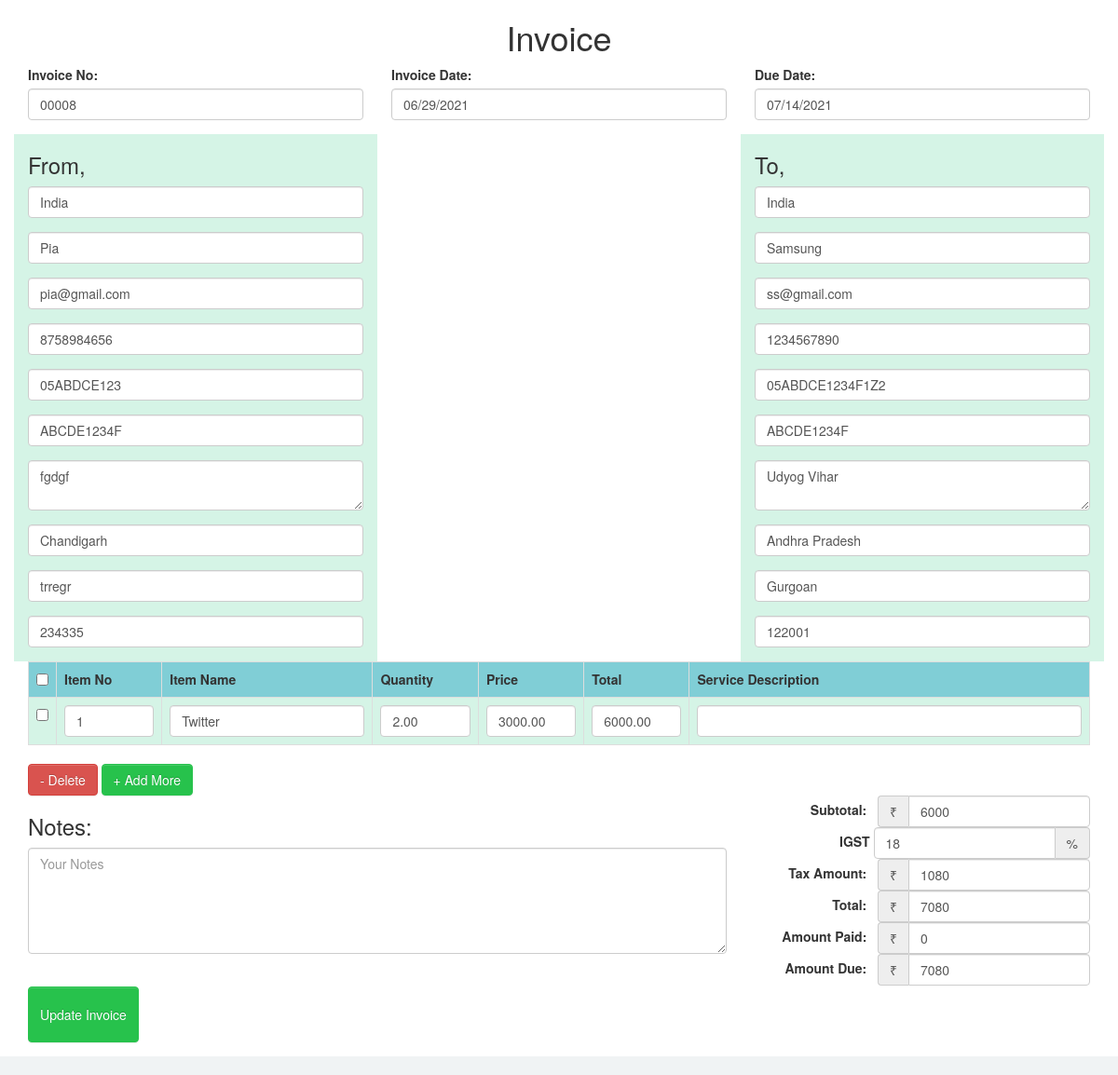
The app's page /edit_invoice.php?update_id=8 (signed in) with its own data.
### tables this page shows
CREATE TABLE `invoice_details` (
  `order_id` int(11) NOT NULL,
  `user_id` int(11) NOT NULL,
  `invoice_no` text NOT NULL,
  `invoice_date` text NOT NULL,
  `due_date` text NOT NULL,
  `user_address` int(11) NOT NULL DEFAULT 0,
  `client_address` int(11) NOT NULL DEFAULT 0,
  `order_total_before_tax` decimal(10,0) NOT NULL,
  `order_total_tax` decimal(10,0) NOT NULL,
  `order_tax_per` varchar(250) NOT NULL,
  `order_total_after_tax` double NOT NULL,
  `order_amount_paid` double NOT NULL,
  `order_total_amount_due` double NOT NULL,
  `gst` varchar(50) NOT NULL,
  `invoice_insert` int(11) NOT NULL,
  `invoice_update` int(11) NOT NULL,
  `condition_desc` varchar(250) NOT NULL,
  `note_name` varchar(250) NOT NULL,
  `note` varchar(250) NOT NULL,
  `add_more` text NOT NULL
);

CREATE TABLE `invoice_user_details` (
  `order_id` int(11) NOT NULL,
  `user_id` int(11) NOT NULL,
  `country` varchar(20) NOT NULL,
  `user` varchar(50) NOT NULL,
  `email` varchar(100) NOT NULL,
  `mobile` bigint(20) NOT NULL,
  `gstin` varchar(10) NOT NULL,
  `pan_no` text NOT NULL,
  `street_address` text NOT NULL,
  `gst_state` text NOT NULL,
  `city` text NOT NULL,
  `zip_code` int(10) NOT NULL,
  `user_insert` int(11) NOT NULL,
  `user_update` int(11) NOT NULL
);

CREATE TABLE `invoice_client_details` (
  `order_id` int(11) NOT NULL,
  `user_id` int(11) NOT NULL,
  `order_date` timestamp NOT NULL DEFAULT current_timestamp(),
  `client_country` text NOT NULL,
  `client_name` varchar(250) NOT NULL,
  `client_email` varchar(50) NOT NULL,
  `client_mobile` int(10) NOT NULL,
  `client_gstin` varchar(20) NOT NULL,
  `client_pan_no` varchar(20) NOT NULL,
  `client_street_address` text NOT NULL,
  `client_state` text NOT NULL,
  `client_city` text NOT NULL,
  `client_zip_code` int(10) NOT NULL,
  `invoice_id` int(11) NOT NULL DEFAULT 0,
  `client_insert` int(11) NOT NULL,
  `client_update` int(11) NOT NULL
);

CREATE TABLE `invoice_service_details` (
  `order_item_id` int(11) NOT NULL,
  `order_id` int(11) NOT NULL,
  `user_id` int(11) NOT NULL,
  `item_code` varchar(250) NOT NULL,
  `item_name` varchar(250) NOT NULL,
  `order_item_quantity` decimal(10,2) NOT NULL,
  `order_item_price` decimal(10,2) NOT NULL,
  `order_item_final_amount` decimal(10,2) NOT NULL,
  `service_description` text NOT NULL,
  `service_insert` int(11) NOT NULL,
  `service_update` int(11) NOT NULL
);

### Invoice.php (called while the page is built, shortened)
<?php
class Invoice{
	private $host  = 'localhost';
    private $user  = 'root';
    private $password   = "";
    private $database  = "my_invoice";
	private $invoiceUserTable = 'invoice_user_details';
    private $invoiceClientTable = 'invoice_client_details';
	private $invoiceServiceTable = 'invoice_service_details';
	private $invoiceDetailsTable = 'invoice_details';
	private $dbConnect = false;
    public function __construct(){
        if(!$this->dbConnect){
            $conn = new mysqli($this->host, $this->user, $this->password, $this->database);
            if($conn->connect_error){
                die("Error failed to connect to MySQL: " . $conn->connect_error);
            }else{
                $this->dbConnect = $conn;
            }
        }
    }
	private function getData($sqlQuery) {
		$result = mysqli_query($this->dbConnect, $sqlQuery);
		$data= array();
		while ($row = mysqli_fetch_array($result, MYSQLI_ASSOC)) {
			$data[]=$row;
		}
		return $data;
	}
		public function getInvoice($invoiceId){
		$sqlQuery = "
			SELECT * FROM ".$this->invoiceDetailsTable."
			WHERE order_id = '$invoiceId'" ;
		$result = mysqli_query($this->dbConnect, $sqlQuery);
		$row = mysqli_fetch_array($result, MYSQLI_ASSOC);
		return $row;
	}
	public function getInvoiceUser($invoiceId){
		 $sqlQuery = "
			SELECT * FROM ".$this->invoiceUserTable."
			WHERE order_id = '$invoiceId'";
		return  $this->getData($sqlQuery);
	}
	public function getInvoiceItems($invoiceId){
		 $sqlQuery = "
			SELECT * FROM ".$this->invoiceServiceTable."
			WHERE order_id = '$invoiceId'";
		return  $this->getData($sqlQuery);
	}
	public function getInvoiceDetails($invoiceId){
		$sqlQuery = "
			SELECT * FROM ".$this->invoiceClientTable."
			WHERE order_id = '$invoiceId'";
		return  $this->getData($sqlQuery);
	}
}

### edit_invoice.php (the view, shortened to what this page needs)
<?php
include('header.php');
include 'Invoice.php';
$invoice = new Invoice();
$invoice->checkLoggedIn();
if(!empty($_GET['update_id']) && $_GET['update_id']) {
	$invoiceValues = $invoice->getInvoice($_GET['update_id']);
	$invoiceUser = $invoice->getInvoiceUser($invoiceValues['user_address']);
	$invoiceItems = $invoice->getInvoiceItems($_GET['update_id']);
	$invoiceClient = $invoice->getInvoiceDetails($invoiceValues['client_address']);
}
?>
<link href="css/style.css" rel="stylesheet">
<link rel="stylesheet" href="https://maxcdn.bootstrapcdn.com/bootstrap/3.3.5/css/bootstrap.min.css" />
<link rel="stylesheet" href="https://cdnjs.cloudflare.com/ajax/libs/bootstrap-datepicker/1.5.1/css/bootstrap-datepicker.min.css" />
<div class="container content-invoice">
    	<form action="" id="invoice-form" method="post" class="invoice-form" role="form" novalidate="">
	    	<div class="load-animate animated fadeInUp">
		    	<div class="row">
		    		<div class="col-xs-12 col-sm-12 col-md-12 col-lg-12">
		    			<h1 class="title">Invoice</h1>
		    		</div>
		    	</div>
				<div class="row">
					<div class="col-xs-4">
					<div class="form-group">
							<label for="invoice_no">Invoice No:</label>
							<input type="text" class="form-control" name="invoice_no" id="invoice_no" value="<?php echo $invoiceValues['invoice_no'] ?>" autocomplete="off">
					</div>
					</div>
					<div class="col-xs-4">
					<div class="form-group">
						<label for="invoice_date">Invoice Date:</label>
						<input value="<?php echo $invoiceValues['invoice_date'] ?>" type='text' class="form-control" id="datepicker1" name="datepicker1" />
					</div>
					</div>
					<div class="col-xs-4">
					<div class="form-group">
						<label for="due_date">Due Date:</label>
						<input value="<?php echo $invoiceValues['due_date'] ?>" type='text' class="form-control" id="datepicker2" name="datepicker2" />
					</div>
					</div>
				</div>
		    	<div class="row">
		      		<div class="col-xs-12 col-sm-4 col-md-4 col-lg-4" style="background-color: #d5f4e6;">
					  <h3>From,</h3>
					  <div class="form-group">
						<input value="<?php echo $invoiceUser[0]['country']; ?>" id="country" class="form-control" name="country" placeholder="country">
					  </div>
					<div class="form-group">
						<input value="<?php echo $invoiceUser[0]['user']; ?>" type="text" class="form-control" name="user" id="user" placeholder="Your Name" autocomplete="off">
					</div>
					<div class="form-group">
						<input value="<?php echo $invoiceUser[0]['email']; ?>" type="text" class="form-control" name="email" id="email" placeholder="Your Email" autocomplete="off">
					</div>
					<div class="form-group">
						<input value="<?php echo $invoiceUser[0]['mobile']; ?>" type="text" class="form-control" name="mobile" id="mobile" placeholder="Your Mobile" autocomplete="off">
					</div>
					<div class="form-group">
						<input value="<?php echo $invoiceUser[0]['gstin']; ?>" type="text" class="form-control" name="gstin" id="gstin" placeholder="Legal GSTIN" autocomplete="off">
					</div>
					<div class="form-group">
						<input value="<?php echo $invoiceUser[0]['pan_no']; ?>" type="text" class="form-control" name="pan_no" id="pan_no" placeholder="Legal PAN Number" autocomplete="off">
					</div>
					<div class="form-group">
						<textarea class="form-control" name="street_address" id="street_address" placeholder="Street Address"><?php echo $invoiceUser[0]['street_address']; ?></textarea>
					</div>
					<div class="form-group">
						<input value="<?php echo $invoiceUser[0]['gst_state']; ?>" id="gst_state" class="form-control" name="gst_state" placeholder="State">
					  </div>
					<div class="form-group">
						<input value="<?php echo $invoiceUser[0]['city']; ?>" type="text" class="form-control" name="city" id="city" placeholder="City" autocomplete="off">
					</div>
					<div class="form-group">
						<input value="<?php echo $invoiceUser[0]['zip_code']; ?>" type="text" class="form-control" name="zip_code" id="zip_code" placeholder="Postal Code/Zip Code" autocomplete="off">
					</div>
				</div>
				<div class="col-xs-12 col-sm-4 col-md-4 col-lg-4 pull-right" style="background-color: #d5f4e6;">
					<h3>To,</h3>
					<div class="form-group">
						<input value="<?php echo $invoiceClient[0]['client_country']; ?>" id="client_country" class="form-control" name="client_country" placeholder="country">
					  </div>
					<div class="form-group">
						<input value="<?php echo $invoiceClient[0]['client_name']; ?>" type="text" class="form-control" name="client_name" id="client_name" placeholder="Client Legal Name" autocomplete="off">
					</div>
					<div class="form-group">
						<input value="<?php echo $invoiceClient[0]['client_email']; ?>" type="text" class="form-control" name="client_email" id="client_email" placeholder="Client Email" autocomplete="off">
					</div>
					<div class="form-group">
						<input value="<?php echo $invoiceClient[0]['client_mobile']; ?>" type="text" class="form-control" name="client_mobile" id="client_mobile" placeholder="Client Mobile" autocomplete="off">
					</div>
					<div class="form-group">
						<input value="<?php echo $invoiceClient[0]['client_gstin']; ?>" type="text" class="form-control" name="client_gstin" id="client_gstin" placeholder="Legal GSTIN" autocomplete="off">
					</div>
					<div class="form-group">
						<input value="<?php echo $invoiceClient[0]['client_pan_no']; ?>" type="text" class="form-control" name="client_pan_no" id="client_pan_no" placeholder="Legal PAN Number" autocomplete="off">
					</div>
					<div class="form-group">
						<textarea class="form-control" name="client_street_address" id="client_street_address" placeholder="Client Street Address"><?php echo $invoiceClient[0]['client_street_address']; ?></textarea>
					</div>
					<div class="form-group">
						<input value="<?php echo $invoiceClient[0]['client_state']; ?>" id="client_state" class="form-control" name="client_state" placeholder="State">
					  </div>
					<div class="form-group">
						<input value="<?php echo $invoiceClient[0]['client_city']; ?>" type="text" class="form-control" name="client_city" id="client_city" placeholder="City" autocomplete="off">
					</div>
					<div class="form-group">
						<input value="<?php echo $invoiceClient[0]['client_zip_code']; ?>" type="text" class="form-control" name="client_zip_code" id="client_zip_code" placeholder="Postal Code/Zip Code" autocomplete="off">
					</div>
				</div>
			</div>
		      	<div class="row">
		      		<div class="col-xs-12 col-sm-12 col-md-12 col-lg-12">
		      			<table class="table table-bordered table-hover" id="invoiceItem">
							<tr style="background-color: #80ced6;">
								<th width="2%"><input id="checkAll" class="formcontrol" type="checkbox"></th>
								<th width="10%">Item No</th>
								<th width="20%">Item Name</th>
								<th width="10%">Quantity</th>
								<th width="10%">Price</th>
								<th width="10%">Total</th>
								<th width="38%">Service Description</th>
							</tr>
							<?php
							$count = 0;
							foreach($invoiceItems as $invoiceItem){
								$count++;
							?>
							<tr style="background-color: #d5f4e6;">
								<td><input class="itemRow" type="checkbox"></td>
								<td><input type="text" value="<?php echo $invoiceItem["item_code"]; ?>" name="productCode[]" id="productCode_<?php echo $count; ?>" class="form-control" autocomplete="off"></td>
								<td><input type="text" value="<?php echo $invoiceItem["item_name"]; ?>" name="productName[]" id="productName_<?php echo $count; ?>" class="form-control" autocomplete="off"></td>
								<td><input type="number" value="<?php echo $invoiceItem["order_item_quantity"]; ?>" name="quantity[]" id="quantity_<?php echo $count; ?>" class="form-control quantity" autocomplete="off"></td>
								<td><input type="number" value="<?php echo $invoiceItem["order_item_price"]; ?>" name="price[]" id="price_<?php echo $count; ?>" class="form-control price" autocomplete="off"></td>
								<td><input type="number" value="<?php echo $invoiceItem["order_item_final_amount"]; ?>" name="total[]" id="total_<?php echo $count; ?>" class="form-control total" autocomplete="off"></td>
								<td><input type="text" value="<?php echo $invoiceItem["service_description"]; ?>" name="serviceDes[]" id="serviceDes_<?php echo $count; ?>" class="form-control" autocomplete="off"></td>
							</tr>
							<?php } ?>
						</table>
		      		</div>
		      	</div>
		      	<div class="row">
		      		<div class="col-xs-12 col-sm-3 col-md-3 col-lg-3">
		      			<button class="btn btn-danger delete" id="removeRows" type="button">- Delete</button>
		      			<button class="btn btn-success" id="addRows" type="button">+ Add More</button>
		      		</div>
		      	</div>
		      	<div class="row">
		      		<div class="col-xs-12 col-sm-8 col-md-8 col-lg-8">
		      			<h3>Notes: </h3>
		      			<div class="form-group">
							<textarea class="form-control txt" rows="5" name="notes" id="notes" placeholder="Your Notes"><?php echo $invoiceClient[0]['note']; ?></textarea>
						</div>
						<br>
						<div class="form-group">
			      			<input data-loading-text="Updating Invoice..." type="submit" name="invoice_btn" value="Update Invoice" class="btn btn-success submit_btn invoice-save-btm" onclick="clickAlert()">
			      		</div>
		      		</div>
		      		<div class="col-xs-12 col-sm-4 col-md-4 col-lg-4">
						<span class="form-inline">
							<div class="form-group">
								<label>Subtotal: &nbsp;</label>
								<div class="input-group">
									<div class="input-group-addon currency"><span>&#8377;</span></div>
									<input value="<?php echo $invoiceValues['order_total_before_tax']; ?>" type="number" class="form-control" name="subTotal" id="subTotal" placeholder="Subtotal">
								</div>
							</div>
							<div class="form-group">
								<label><?php echo $invoiceValues['gst']; ?></label>
								<div class="input-group">
									<input value="<?php echo $invoiceValues['order_tax_per']; ?>" type="number" class="form-control" name="taxRate" id="taxRate" placeholder="Tax Rate">
									<div class="input-group-addon">%</div>
								</div>
							</div>
							<div class="form-group">
								<label>Tax Amount: &nbsp;</label>
								<div class="input-group">
									<div class="input-group-addon currency"><span>&#8377;</span></div>
									<input value="<?php echo $invoiceValues['order_total_tax']; ?>" type="number" class="form-control" name="taxAmount" id="taxAmount" placeholder="Tax Amount">
								</div>
							</div>
							<div class="form-group">
								<label>Total: &nbsp;</label>
								<div class="input-group">
									<div class="input-group-addon currency"><span>&#8377;</span></div>
									<input value="<?php echo $invoiceValues['order_total_after_tax']; ?>" type="number" class="form-control" name="totalAftertax" id="totalAftertax" placeholder="Total">
								</div>
							</div>
							<div class="form-group">
								<label>Amount Paid: &nbsp;</label>
								<div class="input-group">
									<div class="input-group-addon currency"><span>&#8377;</span></div>
									<input value="<?php echo $invoiceValues['order_amount_paid']; ?>" type="number" class="form-control" name="amountPaid" id="amountPaid" placeholder="Amount Paid">
								</div>
							</div>
							<div class="form-group">
								<label>Amount Due: &nbsp;</label>
								<div class="input-group">
									<div class="input-group-addon currency"><span>&#8377;</span></div>
									<input value="<?php echo $invoiceValues['order_total_amount_due']; ?>" type="number" class="form-control" name="amountDue" id="amountDue" placeholder="Amount Due">
								</div>
							</div>
						</span>
					</div>
		      	</div>
	      	</div>
		</form>
    </div>
<?php include('footer.php');?>

### css/style.css (style rules this page uses)
html { background-color: #f0f3f4; position: relative; min-height: 100%; }
.btn-success, .panel-success { background-color: #27c24c !important; border-color: #27c24c !important; color: #fff !important; }
.btn-danger, .panel-danger { background-color: #f05050; border-color: #f05050; color: #fff !important; }
input[type=number] { -moz-appearance: textfield; }
.form-inline .form-group { margin-bottom: 20px; float: right; }
.invoice-save-btm { height:60px;padding:20px;font-size:20px; }

### edit_invoice.php (style rules this page uses)
h1 { text-align: center; }

### records on screen
invoice_details: invoice_no "00008", datepicker1 "06/29/2021", datepicker2 "07/14/2021", subTotal "6000", gst "IGST", taxRate "18", taxAmount "1080", totalAftertax "7080", amountPaid "0", amountDue "7080"
invoice_user_details: country "India", user "Pia", email "pia@gmail.com", mobile "8758984656", gstin "05ABDCE123", pan_no "ABCDE1234F", street_address "fgdgf", gst_state "Chandigarh", city "trregr", zip_code "234335"
invoice_client_details: client_country "India", client_name "Samsung", client_email "ss@gmail.com", client_mobile "1234567890", client_gstin "05ABDCE1234F1Z2", client_pan_no "ABCDE1234F", client_street_address "Udyog Vihar", client_state "Andhra Pradesh", client_city "Gurgoan", client_zip_code "122001"
invoice_service_details: item_code "1", item_name "Twitter", order_item_quantity "2.00", order_item_price "3000.00", order_item_final_amount "6000.00"
